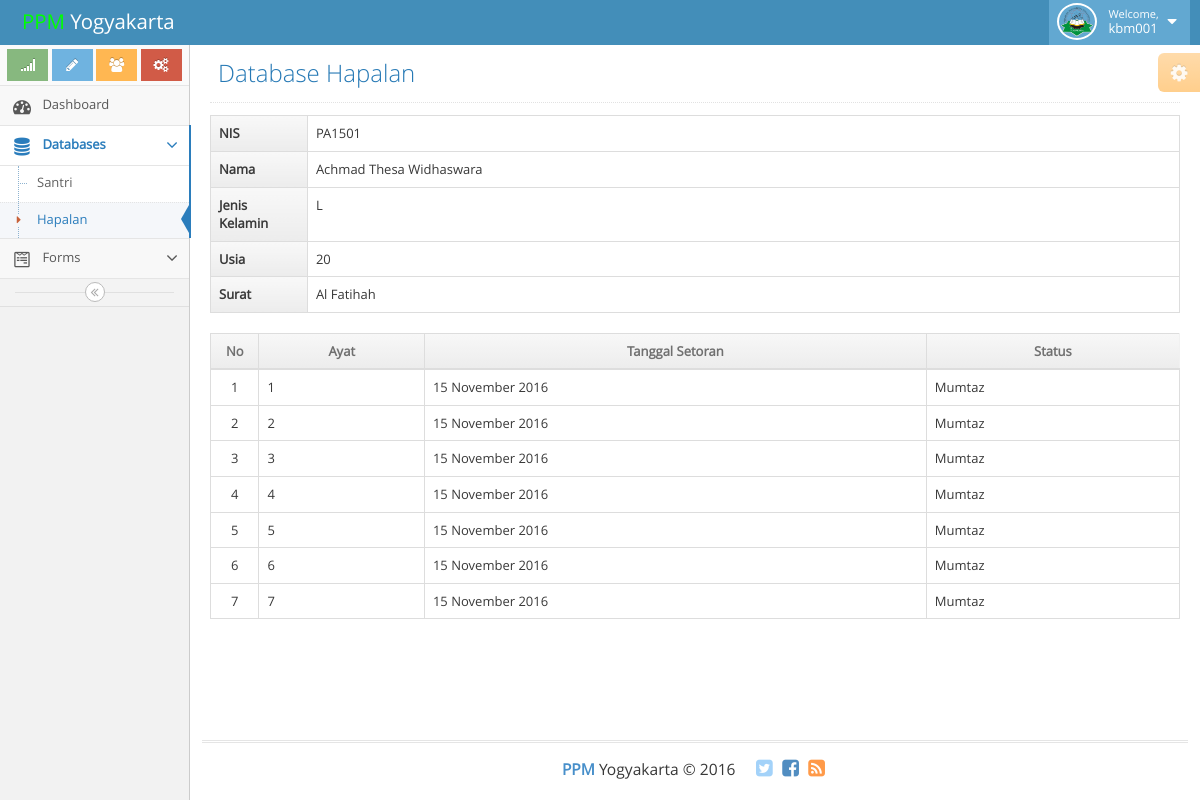
Page /hapalan.php?nis=PA1501&suratid=1 (signed in) on the committed database.
### tables this page shows
CREATE TABLE `data_santri` (
  `nis` char(6) NOT NULL,
  `nama` varchar(255) NOT NULL,
  `panggilan` varchar(255) NOT NULL,
  `jenis_kelamin` enum('L','P') NOT NULL,
  `tempat_lahir` varchar(255) NOT NULL,
  `tanggal_lahir` date NOT NULL,
  `no_hp` varchar(20) NOT NULL,
  `alamat` varchar(255) NOT NULL,
  `kode_kuliah` char(6) NOT NULL,
  `gol_darah` enum('O','A','B','AB') NOT NULL
);

CREATE TABLE `surat` (
  `suratid` int(3) NOT NULL,
  `namasurat` varchar(255) NOT NULL
);

CREATE TABLE `hapalan` (
  `nis` char(6) NOT NULL,
  `qid` int(4) NOT NULL,
  `str_date` date NOT NULL,
  `skor` int(1) NOT NULL
);

CREATE TABLE `quran` (
  `qid` int(4) NOT NULL,
  `juz` int(2) NOT NULL,
  `suratid` int(3) NOT NULL,
  `ayat` int(3) NOT NULL
);

CREATE TABLE `skor_hapalan` (
  `skor` int(1) NOT NULL,
  `status` varchar(16) NOT NULL
);

### template/hapalan_surat.php (the view)
<?php
	$hapalan = $con->query("SELECT * FROM hapalan NATURAL JOIN quran NATURAL JOIN skor_hapalan WHERE suratid = '$suratid' AND nis = '$nis'");
	$biodata = $con->query("SELECT * FROM data_santri WHERE nis = '$nis'");
	$surat = $con->query("SELECT namasurat FROM surat WHERE suratid = '$suratid'");
	$row = $surat->fetch_assoc();
	$namasurat = $row['namasurat'];
	$row = $biodata->fetch_assoc();
	$usia = getAge($row['tanggal_lahir']);
	echo '
	<table class="table table-bordered table-hover">
		<tr>
			<th style="width: 10%; background:repeat-x #F2F2F2;background-image:-webkit-linear-gradient(top,#F8F8F8 0,#ECECEC 100%);background-image:-o-linear-gradient(top,#F8F8F8 0,#ECECEC 100%);background-image:linear-gradient(to bottom,#F8F8F8 0,#ECECEC 100%);">NIS</th>
			<td>'.$nis.'</td>
		</tr>
		<tr>
			<th style="background:repeat-x #F2F2F2;background-image:-webkit-linear-gradient(top,#F8F8F8 0,#ECECEC 100%);background-image:-o-linear-gradient(top,#F8F8F8 0,#ECECEC 100%);background-image:linear-gradient(to bottom,#F8F8F8 0,#ECECEC 100%);">Nama</th>
			<td>'.$row['nama'].'</td>
		</tr>
		<tr>
			<th style="background:repeat-x #F2F2F2;background-image:-webkit-linear-gradient(top,#F8F8F8 0,#ECECEC 100%);background-image:-o-linear-gradient(top,#F8F8F8 0,#ECECEC 100%);background-image:linear-gradient(to bottom,#F8F8F8 0,#ECECEC 100%);">Jenis Kelamin</th>
			<td>'.$row['jenis_kelamin'].'</td>
		</tr>
		<tr>
			<th style="background:repeat-x #F2F2F2;background-image:-webkit-linear-gradient(top,#F8F8F8 0,#ECECEC 100%);background-image:-o-linear-gradient(top,#F8F8F8 0,#ECECEC 100%);background-image:linear-gradient(to bottom,#F8F8F8 0,#ECECEC 100%);">Usia</th>
			<td>'.$usia.'</td>
		</tr>
		<tr>
			<th style="background:repeat-x #F2F2F2;background-image:-webkit-linear-gradient(top,#F8F8F8 0,#ECECEC 100%);background-image:-o-linear-gradient(top,#F8F8F8 0,#ECECEC 100%);background-image:linear-gradient(to bottom,#F8F8F8 0,#ECECEC 100%);">Surat</th>
			<td>'.$namasurat.'</td>
		</tr>
	</table>
	';
	echo '
	<table class="table table-bordered table-hover">
		<thead>
			<tr>
				<th style="text-align: center;" width="5%">No</th>
				<th style="text-align: center;">Ayat</th>
				<th style="text-align: center;">Tanggal Setoran</th>
				<th style="text-align: center;">Status</th>
			</tr>
		</thead>
		<tbody>
	';
	$i = 1;
	while ($row = $hapalan->fetch_assoc()) {
		$str_date = strtotime($row['str_date']);
		echo '
		<tr>
			<td style="text-align: center;">'.$i.'</td>
			<td>'.$row['ayat'].'</td>
			<td>'.date('j F Y', $str_date).'</td>
			<td>'.$row['status'].'</td>
		</tr>
		';
		$i++;
	}
	echo '</tbody></table>';

### rows in the picture
data_santri: nama "Achmad Thesa Widhaswara", jenis_kelamin "L", tanggal_lahir "20"
surat: namasurat "Al Fatihah"
hapalan: qid.ayat "1", str_date "15 November 2016", skor.status "Mumtaz"
hapalan: qid.ayat "2", str_date "15 November 2016", skor.status "Mumtaz"
hapalan: qid.ayat "3", str_date "15 November 2016", skor.status "Mumtaz"
hapalan: qid.ayat "4", str_date "15 November 2016", skor.status "Mumtaz"
hapalan: qid.ayat "5", str_date "15 November 2016", skor.status "Mumtaz"
hapalan: qid.ayat "6", str_date "15 November 2016", skor.status "Mumtaz"
hapalan: qid.ayat "7", str_date "15 November 2016", skor.status "Mumtaz"

### other values in the picture
$_SESSION['admin']['username'] "kbm001"
$title "Database Hapalan"
$nis "PA1501"
